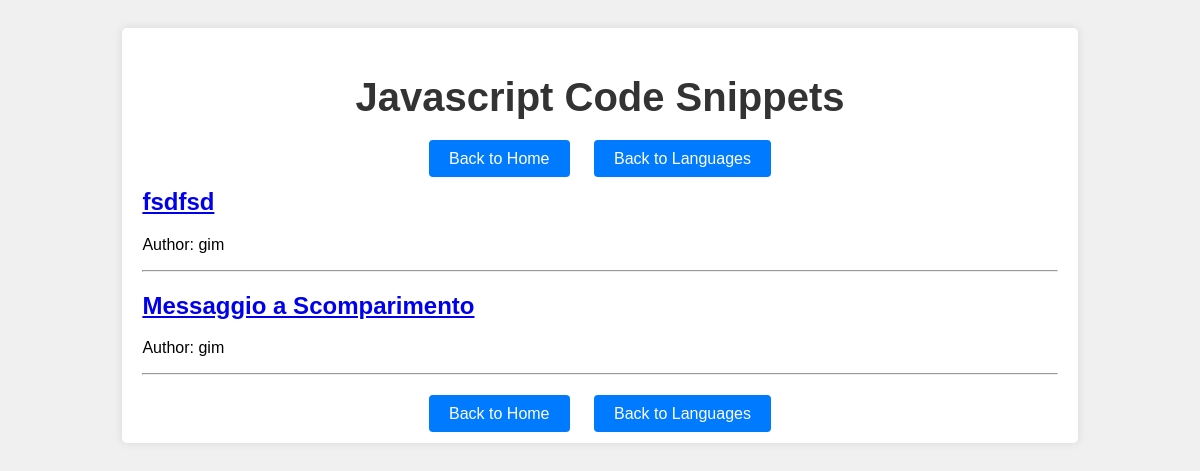
Before: /snippets/languages/javascript/ with the older database file.
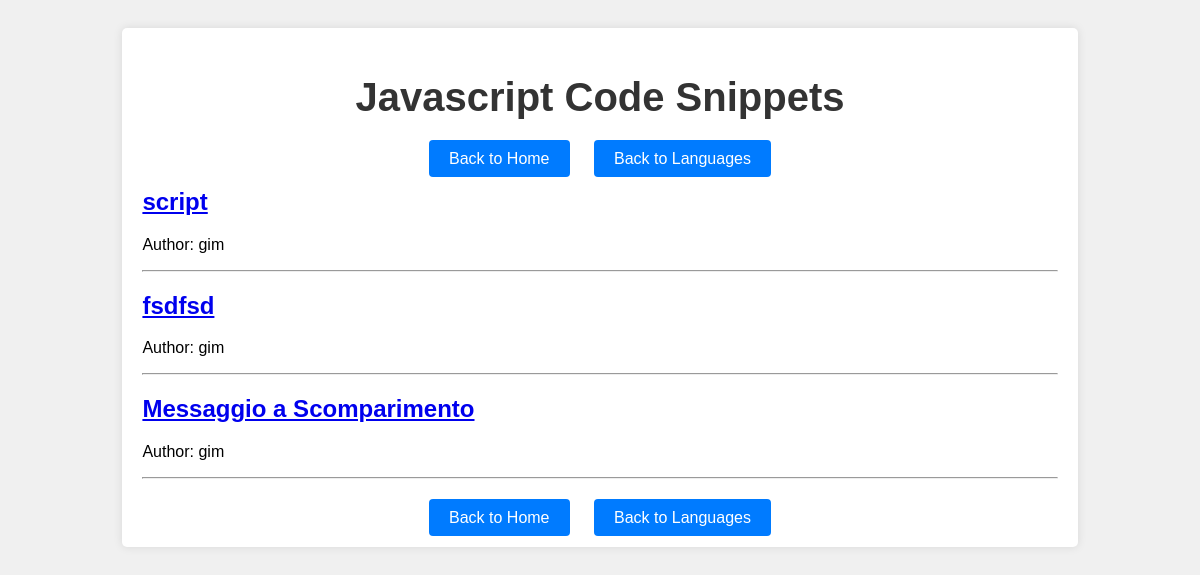
After: the same page with the newer database file.
### snippets/models.py (models this page shows, shortened)
class Snippet(models.Model):
    title = models.CharField(max_length=255)
    language = models.ForeignKey(Language, related_name='snippets', on_delete=models.CASCADE)
    author = models.ForeignKey(User, related_name='snippets', on_delete=models.CASCADE)
    description = models.TextField()
    description_html = models.TextField(editable=False)
    code = models.TextField()
    highlighted_code = models.TextField(editable=False)
    pub_date = models.DateTimeField(default=timezone.now, editable=False)
    update_date = models.DateTimeField(default=timezone.now, editable=False)
    tags = models.CharField(max_length=255, default='')
    class Meta:
        ordering = ['-pub_date']

### snippets/views/languages.py (the view)
# urls.py: path('languages/<slug:slug>/', LanguageDetailView.as_view(), name='language_detail'),
class LanguageDetailView(DetailView):
    model = Language
    template_name = 'snippets/templates/languages/language_detail.html'
    context_object_name = 'language'
    def get_context_data(self, **kwargs):
        context = super().get_context_data(**kwargs)
        context['snippets'] = self.object.snippets.all()
        return context

### snippets/templates/languages/language_detail.html (shortened to what this page needs)
{% load static %}
<!DOCTYPE html>
<html lang="en">
<head>
    <link rel="stylesheet" href="{% static 'css/snippet_detail.css' %}">
    <link rel="stylesheet" href="{% static 'css/pygments.css' %}">
</head>
<body>
<div class="container">
    <header>
        <h1>{{ language.name }} Code Snippets</h1>
    </header>
    <footer>
        <a href="{% url 'home' %}" class="btn">Back to Home</a>
        <a href="{% url 'language_list' %}" class="btn">Back to Languages</a>
    </footer>
    <main>
        {% for snippet in snippets %}
            <div class="snippet">
                <div class="snippet-title">
                    <h2><a href="{% url 'snippet_detail' snippet.pk %}">{{ snippet.title }}</a></h2>
                </div>
                <div class="snippet-meta">
                    <p>Author: {{ snippet.author }}</p>
                </div>
                <hr>
            </div>
        {% endfor %}
    </main>
    <footer>
        <a href="{% url 'home' %}" class="btn">Back to Home</a>
        <a href="{% url 'language_list' %}" class="btn">Back to Languages</a>
    </footer>
</div>
</body>
</html>

Changed rows visible on the page:
added Snippet: title "script", author "gim"
